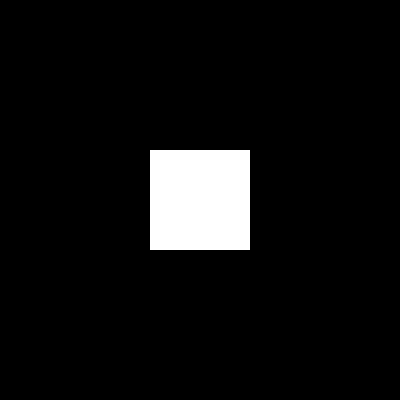
Frame 1 (no input)
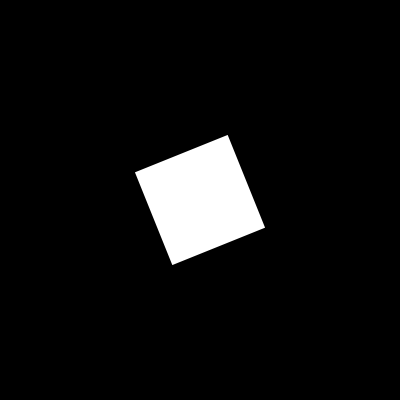
Frame 60 (the mouse pressed at the canvas centre just before this capture)
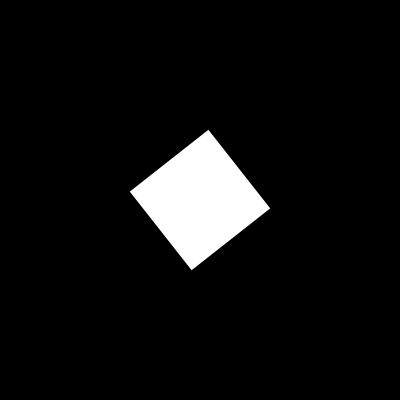
Frame 120 (the mouse held since frame 60 and released just before this capture)

The Processing sketch that drew these frames (run headless with seeded random() and noise(); from frame 60 on, the mouse is pressed at the canvas centre):

// Processing sketch: sketch_05_009
// ── sketch_05_009.pde
float angle = 0.0; // 回転させる変数宣言と初期化
void setup() {
  size(400, 400);
  frameRate(60);
  noStroke();
  rectMode(CENTER); // rectの第1,2引数を長方形の中心にする
}
void draw() {
  background(0);
  pushMatrix();
  translate(width/2, height/2); // 原点をキャンバスの中心に移動
  rotate(angle); // angleの値で回転
  rect(0, 0, 100, 100);
  popMatrix();
  angle += 0.1; // angleに0.1を加算
}
